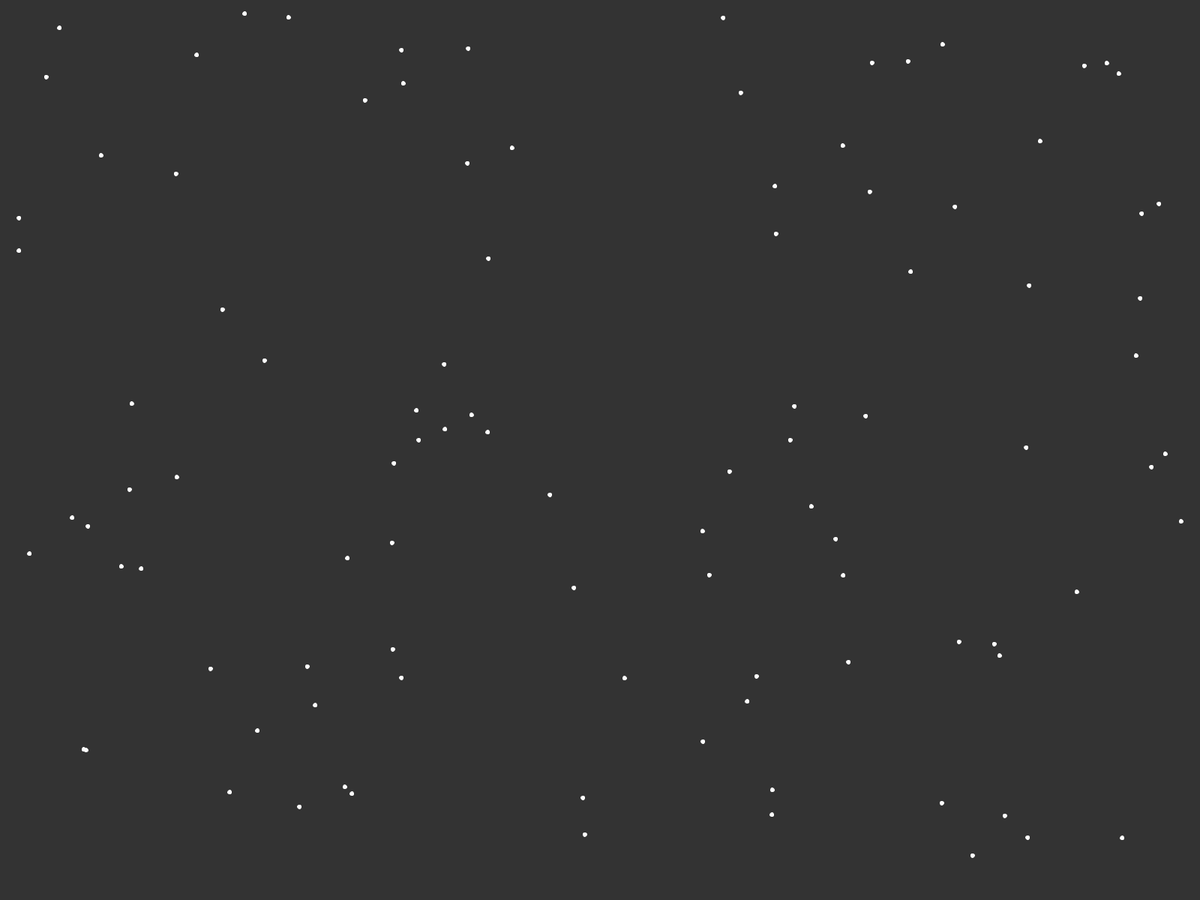
Frame 1 (no input)
Frame 60 (the mouse pressed at the canvas centre just before this capture): identical to frame 1, image omitted
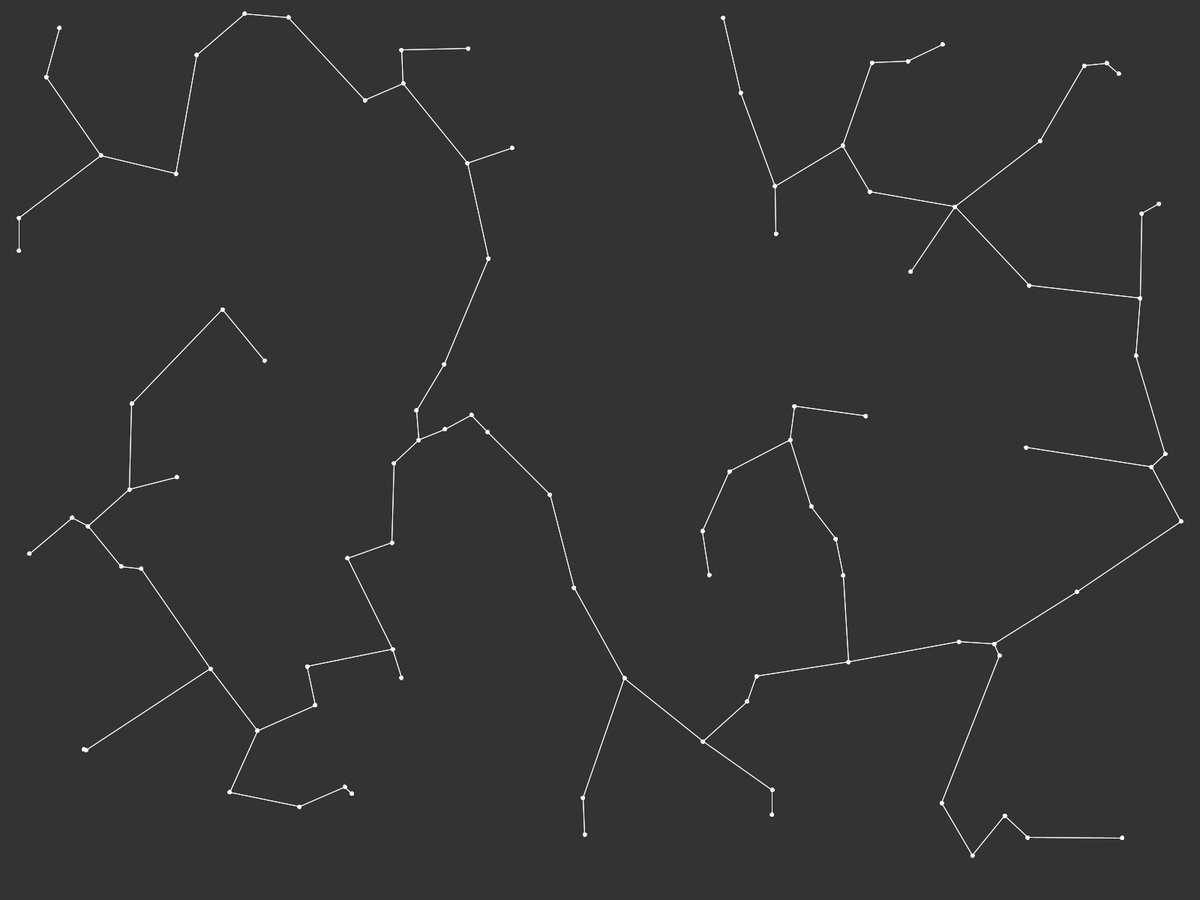
Frame 120 (the mouse held since frame 60 and released just before this capture)

The Processing sketch that drew these frames (run headless with seeded random() and noise(); from frame 60 on, the mouse is pressed at the canvas centre):

// Processing sketch: Prims
// ── Prims.pde
// Prims's Algorithm
// By Miles Elvidge, 29/04/17

Graph g;

void setup() {
  fullScreen();
  background(51);
  stroke(255);
  fill(255);
  
  g = new Graph(100);
}

void draw() {
  background(51);
  g.display();
}

void mousePressed() {
  // Calculate Minimum spanning tree
  g.prims();
}
// ── Graph.pde
class Graph {
  ArrayList<Node> nodes = new ArrayList<Node>();
  int order;
  double dis = 0;
  
  Graph(int n) {
    // Setup the graph, randomly positioned nodes on the 2D display plane
    order = n;
    for(int i = 0; i < n; i++) { 
      nodes.add(new Node(new PVector(random(width), random(height))));
    }
    display();
  }
  
  void prims() {
    long stTime = System.nanoTime(); // For time calculation 
    int i = 0; // Assign starting node
    nodes.get(i).store = 0;
    nodes.get(i).connected = true;
    double len = 0;
    while(!complete()) {
      for(int j = 0; j < nodes.size(); j++) {
        // For newly connected node, calculate new values which arise in this graph due to this change
        if(j != i && !nodes.get(j).connected) {
          float d = sq(nodes.get(i).location.x - nodes.get(j).location.x) + sq(nodes.get(i).location.y - nodes.get(j).location.y);
          if(d < nodes.get(j).store){
            nodes.get(j).store = d;
            nodes.get(j).stoIndex = i;
          }
        }
      }
      
      // Get next node
      float best = 10000000;
      int bestI = -1;
      for(int j = 0; j < nodes.size(); j++) {
        if(!nodes.get(j).connected && nodes.get(j).store > 0) {
          if(nodes.get(j).store < best) {
            best = nodes.get(j).store;
            bestI = j;
          }
        }
      }
      
      // Update new details for newly connected node
      nodes.get(bestI).connected = true;
      nodes.get(nodes.get(bestI).stoIndex).connections.add(nodes.get(bestI));
      nodes.get(bestI).connections.add(nodes.get(nodes.get(bestI).stoIndex));
      i = bestI;
      len += best;
    }
    println("Finished analysis of graph with ",order," nodes in ",(System.nanoTime()-stTime)/1000000,"ms");
    dis = len; 
  }
  
  boolean complete() {
    // Determine whether the graph is totally connected
    for(Node n : nodes) {
      if(n.connected == false) { return false; }
    }
    return true;
  }
  
  void display() {
    for(Node n : nodes) {
      n.display();
    }
    
    // Optional: Display weight of the node
    //if(dis > 0) { text("Minimum Spanning Tree: "+dis,100,50); }
  }
}
// ── Node.pde
class Node {
  boolean connected = false;
  ArrayList<Node> connections = new ArrayList<Node>();
  PVector location;
  float store; // Smallest distance
  int stoIndex; // Index to location of smallest value in graph
  
  Node(PVector pos) {
    location = pos;
    store = 100000000;
    stoIndex = -1;
  }
  
  void display() {
    ellipse(location.x, location.y, 5, 5);
    if(connected) {
      for(Node connection : connections) {
        line(location.x, location.y, connection.location.x, connection.location.y);
      }
    }
  }
  
}
